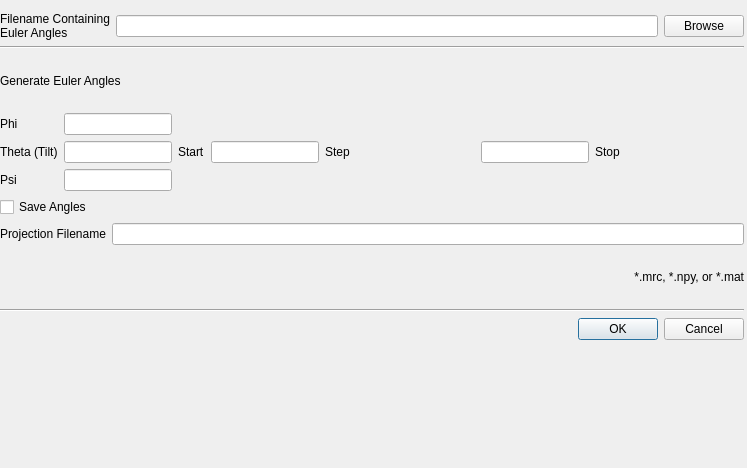
<?xml version="1.0" encoding="UTF-8"?>
<ui version="4.0">
 <class>CalculateProjectionSeries_Dialog</class>
 <widget class="QDialog" name="CalculateProjectionSeries_Dialog">
  <property name="geometry">
   <rect>
    <x>0</x>
    <y>0</y>
    <width>747</width>
    <height>468</height>
   </rect>
  </property>
  <property name="sizePolicy">
   <sizepolicy hsizetype="Fixed" vsizetype="Fixed">
    <horstretch>0</horstretch>
    <verstretch>0</verstretch>
   </sizepolicy>
  </property>
  <property name="windowTitle">
   <string>Dialog</string>
  </property>
  <widget class="QWidget" name="">
   <property name="geometry">
    <rect>
     <x>0</x>
     <y>12</y>
     <width>744</width>
     <height>328</height>
    </rect>
   </property>
   <layout class="QVBoxLayout" name="verticalLayout_2">
    <item>
     <layout class="QVBoxLayout" name="verticalLayout_8">
      <item>
       <layout class="QHBoxLayout" name="horizontalLayout_2">
        <item>
         <widget class="QLabel" name="label_3">
          <property name="text">
           <string>Filename Containing Euler Angles</string>
          </property>
          <property name="wordWrap">
           <bool>true</bool>
          </property>
         </widget>
        </item>
        <item>
         <widget class="QLineEdit" name="lineEdit_angleFile">
          <property name="minimumSize">
           <size>
            <width>500</width>
            <height>0</height>
           </size>
          </property>
         </widget>
        </item>
        <item>
         <widget class="QPushButton" name="btn_selectAngleFile">
          <property name="text">
           <string>Browse</string>
          </property>
         </widget>
        </item>
       </layout>
      </item>
      <item>
       <widget class="Line" name="line">
        <property name="orientation">
         <enum>Qt::Horizontal</enum>
        </property>
       </widget>
      </item>
      <item>
       <widget class="QLabel" name="label_9">
        <property name="text">
         <string>Generate Euler Angles</string>
        </property>
       </widget>
      </item>
      <item>
       <layout class="QHBoxLayout" name="horizontalLayout_4">
        <item>
         <layout class="QVBoxLayout" name="verticalLayout_5">
          <item>
           <widget class="QLabel" name="label_7">
            <property name="text">
             <string>Phi</string>
            </property>
           </widget>
          </item>
          <item>
           <widget class="QLabel" name="label_2">
            <property name="text">
             <string>Theta (Tilt)</string>
            </property>
           </widget>
          </item>
          <item>
           <widget class="QLabel" name="label_8">
            <property name="text">
             <string>Psi</string>
            </property>
           </widget>
          </item>
         </layout>
        </item>
        <item>
         <layout class="QVBoxLayout" name="verticalLayout_6">
          <item>
           <widget class="QLineEdit" name="lineEdit_phi">
            <property name="sizePolicy">
             <sizepolicy hsizetype="Minimum" vsizetype="Fixed">
              <horstretch>0</horstretch>
              <verstretch>0</verstretch>
             </sizepolicy>
            </property>
            <property name="maxLength">
             <number>4</number>
            </property>
            <property name="alignment">
             <set>Qt::AlignCenter</set>
            </property>
           </widget>
          </item>
          <item>
           <layout class="QVBoxLayout" name="verticalLayout">
            <item>
             <widget class="QLineEdit" name="lineEdit_thetaStart">
              <property name="sizePolicy">
               <sizepolicy hsizetype="Fixed" vsizetype="Fixed">
                <horstretch>0</horstretch>
                <verstretch>0</verstretch>
               </sizepolicy>
              </property>
              <property name="maxLength">
               <number>4</number>
              </property>
              <property name="alignment">
               <set>Qt::AlignCenter</set>
              </property>
             </widget>
            </item>
           </layout>
          </item>
          <item>
           <widget class="QLineEdit" name="lineEdit_psi">
            <property name="sizePolicy">
             <sizepolicy hsizetype="Fixed" vsizetype="Fixed">
              <horstretch>0</horstretch>
              <verstretch>0</verstretch>
             </sizepolicy>
            </property>
            <property name="minimumSize">
             <size>
              <width>10</width>
              <height>20</height>
             </size>
            </property>
            <property name="baseSize">
             <size>
              <width>2</width>
              <height>0</height>
             </size>
            </property>
            <property name="maxLength">
             <number>4</number>
            </property>
            <property name="alignment">
             <set>Qt::AlignCenter</set>
            </property>
           </widget>
          </item>
         </layout>
        </item>
        <item>
         <widget class="QLabel" name="label_4">
          <property name="text">
           <string>Start</string>
          </property>
         </widget>
        </item>
        <item>
         <layout class="QVBoxLayout" name="verticalLayout_7">
          <item>
           <spacer name="horizontalSpacer">
            <property name="orientation">
             <enum>Qt::Horizontal</enum>
            </property>
            <property name="sizeHint" stdset="0">
             <size>
              <width>40</width>
              <height>20</height>
             </size>
            </property>
           </spacer>
          </item>
          <item>
           <layout class="QHBoxLayout" name="horizontalLayout">
            <item>
             <layout class="QVBoxLayout" name="verticalLayout_3">
              <item>
               <widget class="QLineEdit" name="lineEdit_thetaStep">
                <property name="sizePolicy">
                 <sizepolicy hsizetype="Fixed" vsizetype="Fixed">
                  <horstretch>0</horstretch>
                  <verstretch>0</verstretch>
                 </sizepolicy>
                </property>
                <property name="maxLength">
                 <number>4</number>
                </property>
                <property name="alignment">
                 <set>Qt::AlignCenter</set>
                </property>
               </widget>
              </item>
             </layout>
            </item>
            <item>
             <widget class="QLabel" name="label_5">
              <property name="text">
               <string>Step</string>
              </property>
             </widget>
            </item>
            <item>
             <layout class="QVBoxLayout" name="verticalLayout_4">
              <item>
               <widget class="QLineEdit" name="lineEdit_thetaStop">
                <property name="sizePolicy">
                 <sizepolicy hsizetype="Fixed" vsizetype="Fixed">
                  <horstretch>0</horstretch>
                  <verstretch>0</verstretch>
                 </sizepolicy>
                </property>
                <property name="maxLength">
                 <number>4</number>
                </property>
                <property name="alignment">
                 <set>Qt::AlignCenter</set>
                </property>
               </widget>
              </item>
             </layout>
            </item>
            <item>
             <widget class="QLabel" name="label_6">
              <property name="text">
               <string>Stop</string>
              </property>
             </widget>
            </item>
           </layout>
          </item>
          <item>
           <spacer name="horizontalSpacer_2">
            <property name="orientation">
             <enum>Qt::Horizontal</enum>
            </property>
            <property name="sizeHint" stdset="0">
             <size>
              <width>40</width>
              <height>20</height>
             </size>
            </property>
           </spacer>
          </item>
         </layout>
        </item>
       </layout>
      </item>
      <item>
       <widget class="QCheckBox" name="checkBox_saveAngles">
        <property name="text">
         <string>Save Angles</string>
        </property>
       </widget>
      </item>
      <item>
       <layout class="QHBoxLayout" name="horizontalLayout_6">
        <item>
         <widget class="QLabel" name="label">
          <property name="text">
           <string>Projection Filename</string>
          </property>
          <property name="wordWrap">
           <bool>true</bool>
          </property>
         </widget>
        </item>
        <item>
         <widget class="QLineEdit" name="lineEdit_outputFilename">
          <property name="sizePolicy">
           <sizepolicy hsizetype="Expanding" vsizetype="Fixed">
            <horstretch>0</horstretch>
            <verstretch>0</verstretch>
           </sizepolicy>
          </property>
         </widget>
        </item>
       </layout>
      </item>
      <item>
       <widget class="QLabel" name="label_10">
        <property name="text">
         <string>*.mrc, *.npy, or *.mat</string>
        </property>
        <property name="alignment">
         <set>Qt::AlignRight|Qt::AlignTrailing|Qt::AlignVCenter</set>
        </property>
       </widget>
      </item>
      <item>
       <widget class="Line" name="line_2">
        <property name="orientation">
         <enum>Qt::Horizontal</enum>
        </property>
       </widget>
      </item>
     </layout>
    </item>
    <item>
     <widget class="QDialogButtonBox" name="buttonBox">
      <property name="orientation">
       <enum>Qt::Horizontal</enum>
      </property>
      <property name="standardButtons">
       <set>QDialogButtonBox::Cancel|QDialogButtonBox::Ok</set>
      </property>
     </widget>
    </item>
   </layout>
  </widget>
 </widget>
 <tabstops>
  <tabstop>lineEdit_angleFile</tabstop>
  <tabstop>btn_selectAngleFile</tabstop>
  <tabstop>lineEdit_phi</tabstop>
  <tabstop>lineEdit_thetaStart</tabstop>
  <tabstop>lineEdit_thetaStep</tabstop>
  <tabstop>lineEdit_thetaStop</tabstop>
  <tabstop>lineEdit_psi</tabstop>
  <tabstop>lineEdit_outputFilename</tabstop>
 </tabstops>
 <resources/>
 <connections>
  <connection>
   <sender>buttonBox</sender>
   <signal>accepted()</signal>
   <receiver>CalculateProjectionSeries_Dialog</receiver>
   <slot>accept()</slot>
   <hints>
    <hint type="sourcelabel">
     <x>248</x>
     <y>254</y>
    </hint>
    <hint type="destinationlabel">
     <x>157</x>
     <y>274</y>
    </hint>
   </hints>
  </connection>
  <connection>
   <sender>buttonBox</sender>
   <signal>rejected()</signal>
   <receiver>CalculateProjectionSeries_Dialog</receiver>
   <slot>reject()</slot>
   <hints>
    <hint type="sourcelabel">
     <x>316</x>
     <y>260</y>
    </hint>
    <hint type="destinationlabel">
     <x>286</x>
     <y>274</y>
    </hint>
   </hints>
  </connection>
 </connections>
</ui>
